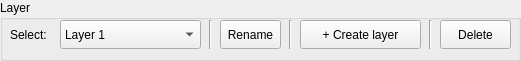
       <widget class="QGroupBox" name="layerGroupBox">
        <property name="geometry">
         <rect>
          <x>0</x>
          <y>0</y>
          <width>521</width>
          <height>61</height>
         </rect>
        </property>
        <property name="title">
         <string>Layer</string>
        </property>
        <widget class="QComboBox" name="layer_select">
         <property name="geometry">
          <rect>
           <x>60</x>
           <y>20</y>
           <width>141</width>
           <height>29</height>
          </rect>
         </property>
         <item>
          <property name="text">
           <string>Layer 1</string>
          </property>
         </item>
         <item>
          <property name="text">
           <string>Layer 2</string>
          </property>
         </item>
         <item>
          <property name="text">
           <string>Layer 3</string>
          </property>
         </item>
        </widget>
        <widget class="QPushButton" name="delete_layer_button">
         <property name="geometry">
          <rect>
           <x>440</x>
           <y>20</y>
           <width>71</width>
           <height>29</height>
          </rect>
         </property>
         <property name="text">
          <string>Delete</string>
         </property>
        </widget>
        <widget class="QPushButton" name="create_layer_button">
         <property name="geometry">
          <rect>
           <x>300</x>
           <y>20</y>
           <width>121</width>
           <height>29</height>
          </rect>
         </property>
         <property name="text">
          <string>+ Create layer</string>
         </property>
        </widget>
        <widget class="QLabel" name="layer_select_label">
         <property name="geometry">
          <rect>
           <x>10</x>
           <y>20</y>
           <width>51</width>
           <height>29</height>
          </rect>
         </property>
         <property name="text">
          <string>Select:</string>
         </property>
         <property name="buddy">
          <cstring>layer_select</cstring>
         </property>
        </widget>
        <widget class="Line" name="layer_separator_2">
         <property name="geometry">
          <rect>
           <x>420</x>
           <y>20</y>
           <width>21</width>
           <height>29</height>
          </rect>
         </property>
         <property name="orientation">
          <enum>Qt::Vertical</enum>
         </property>
        </widget>
        <widget class="QPushButton" name="create_layer_button_2">
         <property name="geometry">
          <rect>
           <x>220</x>
           <y>20</y>
           <width>61</width>
           <height>29</height>
          </rect>
         </property>
         <property name="text">
          <string>Rename</string>
         </property>
        </widget>
        <widget class="Line" name="layer_separator_3">
         <property name="geometry">
          <rect>
           <x>280</x>
           <y>20</y>
           <width>21</width>
           <height>29</height>
          </rect>
         </property>
         <property name="orientation">
          <enum>Qt::Vertical</enum>
         </property>
        </widget>
        <widget class="Line" name="layer_separator_4">
         <property name="geometry">
          <rect>
           <x>200</x>
           <y>20</y>
           <width>21</width>
           <height>29</height>
          </rect>
         </property>
         <property name="orientation">
          <enum>Qt::Vertical</enum>
         </property>
        </widget>
       </widget>
